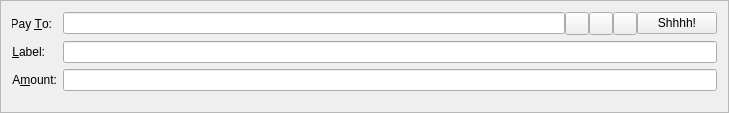
<?xml version="1.0" encoding="UTF-8"?>
<ui version="4.0">
 <class>SendCoinsEntry</class>
 <widget class="QFrame" name="SendCoinsEntry">
  <property name="geometry">
   <rect>
    <x>0</x>
    <y>0</y>
    <width>729</width>
    <height>113</height>
   </rect>
  </property>
  <property name="windowTitle">
   <string>Form</string>
  </property>
  <property name="frameShape">
   <enum>QFrame::StyledPanel</enum>
  </property>
  <property name="frameShadow">
   <enum>QFrame::Sunken</enum>
  </property>
  <layout class="QFormLayout" name="formLayout">
   <property name="fieldGrowthPolicy">
    <enum>QFormLayout::AllNonFixedFieldsGrow</enum>
   </property>
   <item row="0" column="0">
    <widget class="QLabel" name="label_2">
     <property name="text">
      <string>Pay &amp;To:</string>
     </property>
     <property name="alignment">
      <set>Qt::AlignRight|Qt::AlignTrailing|Qt::AlignVCenter</set>
     </property>
     <property name="buddy">
      <cstring>payTo</cstring>
     </property>
    </widget>
   </item>
   <item row="0" column="1">
    <layout class="QHBoxLayout" name="payToLayout">
     <property name="spacing">
      <number>0</number>
     </property>
     <item>
      <widget class="QValidatedLineEdit" name="payTo">
       <property name="toolTip">
        <string>The address to send the payment to  (e.g. 4Zo1ga6xuKuQ7JV7M9rGDoxdbYwV5zgQJ5)</string>
       </property>
       <property name="maxLength">
        <number>34</number>
       </property>
      </widget>
     </item>
     <item>
      <widget class="QToolButton" name="addressBookButton">
       <property name="toolTip">
        <string>Choose address from address book</string>
       </property>
       <property name="text">
        <string/>
       </property>
       <property name="icon">
        <iconset resource="../bitcoin.qrc">
         <normaloff>:/icons/address-book</normaloff>:/icons/address-book</iconset>
       </property>
       <property name="shortcut">
        <string>Alt+A</string>
       </property>
      </widget>
     </item>
     <item>
      <widget class="QToolButton" name="pasteButton">
       <property name="toolTip">
        <string>Paste address from clipboard</string>
       </property>
       <property name="text">
        <string/>
       </property>
       <property name="icon">
        <iconset resource="../bitcoin.qrc">
         <normaloff>:/icons/editpaste</normaloff>:/icons/editpaste</iconset>
       </property>
       <property name="shortcut">
        <string>Alt+P</string>
       </property>
      </widget>
     </item>
     <item>
      <widget class="QToolButton" name="deleteButton">
       <property name="toolTip">
        <string>Remove this recipient</string>
       </property>
       <property name="text">
        <string/>
       </property>
       <property name="icon">
        <iconset resource="../bitcoin.qrc">
         <normaloff>:/icons/remove</normaloff>:/icons/remove</iconset>
       </property>
      </widget>
     </item>
     <item>
      <widget class="QPushButton" name="cloaksendButton">
       <property name="text">
        <string>Shhhh!</string>
       </property>
      </widget>
     </item>
    </layout>
   </item>
   <item row="1" column="0">
    <widget class="QLabel" name="label_4">
     <property name="text">
      <string>&amp;Label:</string>
     </property>
     <property name="alignment">
      <set>Qt::AlignRight|Qt::AlignTrailing|Qt::AlignVCenter</set>
     </property>
     <property name="buddy">
      <cstring>addAsLabel</cstring>
     </property>
    </widget>
   </item>
   <item row="1" column="1">
    <layout class="QHBoxLayout" name="horizontalLayout_2">
     <property name="spacing">
      <number>0</number>
     </property>
     <item>
      <widget class="QValidatedLineEdit" name="addAsLabel">
       <property name="enabled">
        <bool>true</bool>
       </property>
       <property name="toolTip">
        <string>Enter a label for this address to add it to your address book</string>
       </property>
      </widget>
     </item>
    </layout>
   </item>
   <item row="2" column="0">
    <widget class="QLabel" name="label">
     <property name="text">
      <string>A&amp;mount:</string>
     </property>
     <property name="alignment">
      <set>Qt::AlignRight|Qt::AlignTrailing|Qt::AlignVCenter</set>
     </property>
     <property name="buddy">
      <cstring>payAmount</cstring>
     </property>
    </widget>
   </item>
   <item row="2" column="1">
    <widget class="BitcoinAmountField" name="payAmount"/>
   </item>
  </layout>
 </widget>
 <customwidgets>
  <customwidget>
   <class>QValidatedLineEdit</class>
   <extends>QLineEdit</extends>
   <header>qvalidatedlineedit.h</header>
  </customwidget>
  <customwidget>
   <class>BitcoinAmountField</class>
   <extends>QLineEdit</extends>
   <header>bitcoinamountfield.h</header>
   <container>1</container>
  </customwidget>
 </customwidgets>
 <resources>
  <include location="../bitcoin.qrc"/>
 </resources>
 <connections/>
</ui>
